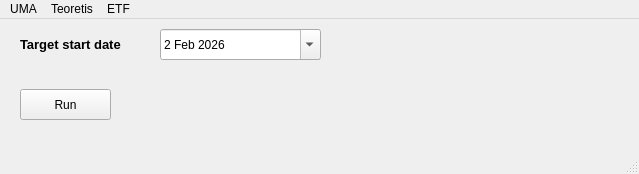
<?xml version="1.0" encoding="UTF-8"?>
<ui version="4.0">
 <class>MainWindow</class>
 <widget class="QMainWindow" name="MainWindow">
  <property name="geometry">
   <rect>
    <x>0</x>
    <y>0</y>
    <width>639</width>
    <height>174</height>
   </rect>
  </property>
  <property name="windowTitle">
   <string>MainWindow</string>
  </property>
  <property name="autoFillBackground">
   <bool>false</bool>
  </property>
  <widget class="QWidget" name="centralwidget">
   <widget class="QLabel" name="label">
    <property name="geometry">
     <rect>
      <x>20</x>
      <y>10</y>
      <width>111</width>
      <height>31</height>
     </rect>
    </property>
    <property name="font">
     <font>
      <family>Arial</family>
      <pointsize>10</pointsize>
      <weight>75</weight>
      <bold>true</bold>
     </font>
    </property>
    <property name="text">
     <string>Target start date</string>
    </property>
   </widget>
   <widget class="QDateEdit" name="date_edit">
    <property name="geometry">
     <rect>
      <x>160</x>
      <y>10</y>
      <width>161</width>
      <height>31</height>
     </rect>
    </property>
    <property name="wrapping">
     <bool>false</bool>
    </property>
    <property name="dateTime">
     <datetime>
      <hour>0</hour>
      <minute>0</minute>
      <second>0</second>
      <year>2026</year>
      <month>2</month>
      <day>2</day>
     </datetime>
    </property>
    <property name="maximumDateTime">
     <datetime>
      <hour>23</hour>
      <minute>59</minute>
      <second>59</second>
      <year>2050</year>
      <month>1</month>
      <day>7</day>
     </datetime>
    </property>
    <property name="maximumDate">
     <date>
      <year>2050</year>
      <month>1</month>
      <day>7</day>
     </date>
    </property>
    <property name="calendarPopup">
     <bool>true</bool>
    </property>
    <property name="date">
     <date>
      <year>2026</year>
      <month>2</month>
      <day>2</day>
     </date>
    </property>
   </widget>
   <widget class="QPushButton" name="btn_run">
    <property name="geometry">
     <rect>
      <x>20</x>
      <y>70</y>
      <width>91</width>
      <height>31</height>
     </rect>
    </property>
    <property name="text">
     <string>Run</string>
    </property>
   </widget>
  </widget>
  <widget class="QMenuBar" name="menubar">
   <property name="geometry">
    <rect>
     <x>0</x>
     <y>0</y>
     <width>639</width>
     <height>21</height>
    </rect>
   </property>
   <widget class="QMenu" name="menuUMA">
    <property name="title">
     <string>UMA</string>
    </property>
    <addaction name="actionInsert"/>
    <addaction name="actionEdit"/>
    <addaction name="actionDownloader"/>
    <addaction name="actionBatch_Insert"/>
    <addaction name="actionEXPORT"/>
   </widget>
   <widget class="QMenu" name="menuTeoretis">
    <property name="title">
     <string>Teoretis</string>
    </property>
    <addaction name="actionDownloader_Teoretis"/>
    <addaction name="actionEXPORT_Teoretis"/>
   </widget>
   <widget class="QMenu" name="menuETF">
    <property name="title">
     <string>ETF</string>
    </property>
    <addaction name="actionInsert_2"/>
    <addaction name="actionEdit_2"/>
    <addaction name="actionBatch_Insert_2"/>
   </widget>
   <addaction name="menuUMA"/>
   <addaction name="menuTeoretis"/>
   <addaction name="menuETF"/>
  </widget>
  <widget class="QStatusBar" name="statusbar"/>
  <action name="actionUMA">
   <property name="text">
    <string>UMA</string>
   </property>
  </action>
  <action name="actionSUSPEND">
   <property name="text">
    <string>SUSPEND</string>
   </property>
  </action>
  <action name="actionUNSUSPEND">
   <property name="text">
    <string>UNSUSPEND</string>
   </property>
  </action>
  <action name="actionInsert">
   <property name="text">
    <string>Insert</string>
   </property>
  </action>
  <action name="actionEdit">
   <property name="text">
    <string>Edit</string>
   </property>
  </action>
  <action name="actionDownloader">
   <property name="text">
    <string>Downloader</string>
   </property>
  </action>
  <action name="actionBatch_Insert">
   <property name="text">
    <string>Batch Insert</string>
   </property>
  </action>
  <action name="actionEXPORT">
   <property name="text">
    <string>EXPORT</string>
   </property>
  </action>
  <action name="actionDownloader_Teoretis">
   <property name="text">
    <string>Downloader</string>
   </property>
  </action>
  <action name="actionEXPORT_Teoretis">
   <property name="text">
    <string>EXPORT</string>
   </property>
  </action>
  <action name="actionInsert_2">
   <property name="text">
    <string>Insert</string>
   </property>
  </action>
  <action name="actionEdit_2">
   <property name="text">
    <string>Edit</string>
   </property>
  </action>
  <action name="actionBatch_Insert_2">
   <property name="text">
    <string>Batch Insert</string>
   </property>
  </action>
 </widget>
 <resources/>
 <connections/>
</ui>
